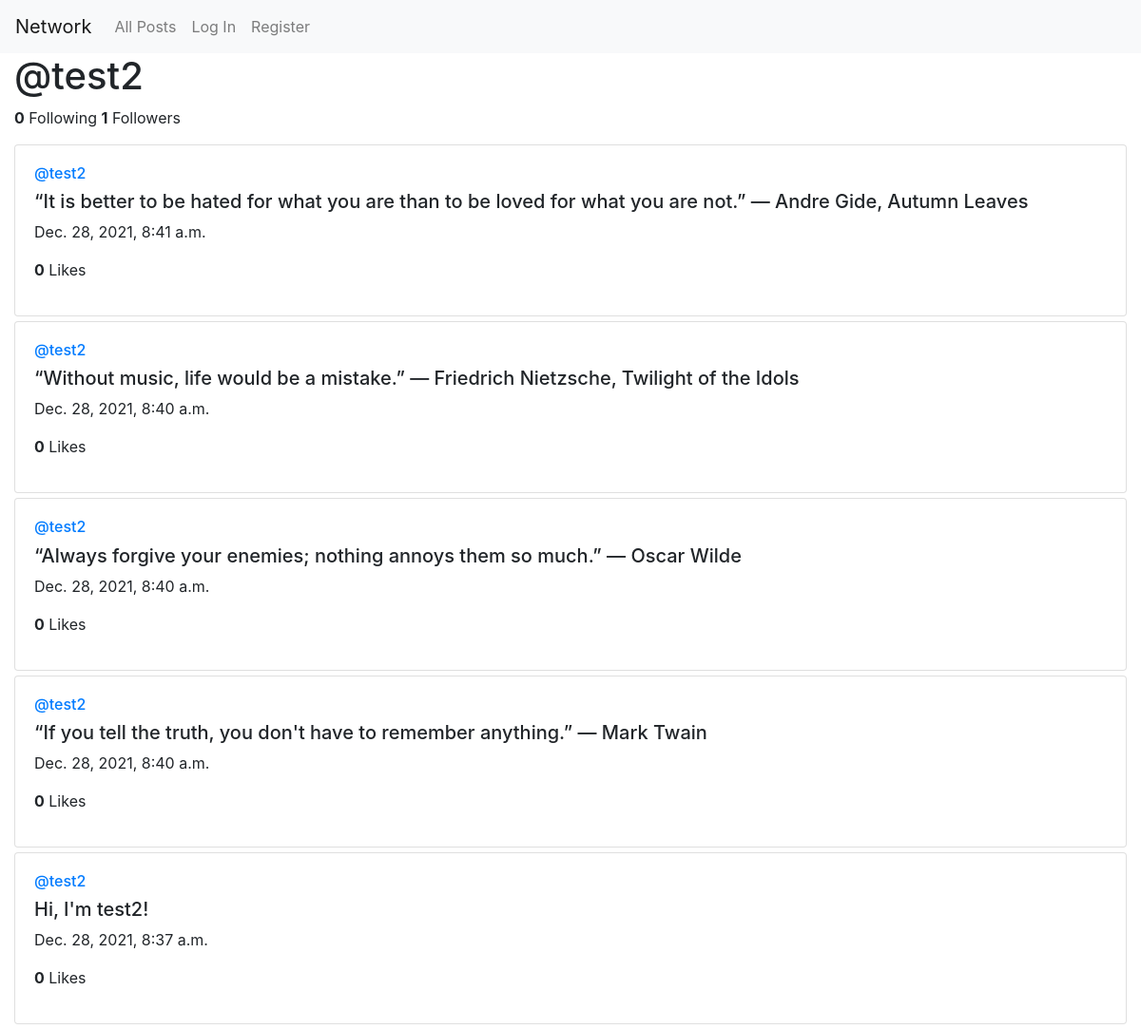
The app's page /test2 with its own data.
### network/models.py (models this page shows, shortened)
class User(AbstractUser):
    following = models.ManyToManyField("self", blank=True, symmetrical=False, related_name="followers")

class Post(models.Model):
    id = models.UUIDField(primary_key=True, default=uuid.uuid4, editable=False) # each post uniquely identified using UUID v4
    user = models.ForeignKey("User", on_delete=models.CASCADE, related_name="posts")
    text = models.TextField()
    created_at = models.DateTimeField(auto_now_add=True) # Automatically set the field to now when the post is created
    likes = models.ManyToManyField(User, blank=True, related_name="liked")

### network/views.py (the view, shortened to what this page needs)
# urls.py: path("<str:username>", views.profile_view , name="profile")
def profile_view(request, username):
    try:
        profile_user = User.objects.get(username=username)
        followers = profile_user.followers
        is_following, connected_user = None, None
        following_counter = profile_user.following.count()
        followers_counter = profile_user.followers.count()
        user_posts = Post.objects.filter(user=profile_user)
        user_posts = user_posts.order_by('-created_at')
        page_index = request.GET.get('page', 1) # Get the page index from the URL
        p = Paginator(user_posts, 10)
        try:
            c_page = p.page(page_index)
        except PageNotAnInteger:    # Get to the first page
            c_page = p.page(1)
        except EmptyPage:   # Get to the last existing page
            c_page = p.page(p.num_pages)
        return render(request, "network/profile.html", {
            "username": username,
            "following_counter": following_counter,
            "followers_counter": followers_counter,
            "c_page": c_page,
            "is_following": is_following,
            "c_user": connected_user
        })
    except:
        return error(request, "ERROR 404", "The requested page not found !")

### network/templates/network/profile.html (shortened to what this page needs)
{% extends "network/layout.html" %}
{% load static %}
{% block body %}
    <h1>@{{username}}</h1>
    <p><strong>{{following_counter}}</strong> Following <strong>{{followers_counter}}</strong> Followers</p>
    {% for post in c_page.object_list %}
    <div class="card" style="margin: 5px 0;">
        <div class="card-body">
            <a href="{% url 'profile' username=post.user.username %}"><h6>@{{ post.user }}</h6></a>
            <div class="post-content" data-pid="{{post.id}}">
                <h5 data-pid="{{post.id}}">{{ post.text }}</h5>
                <p>{{ post.created_at }}</p>
                {% if user.is_authenticated %}
                    <p data-pid="{{post.id}}" style="cursor:pointer;" onclick="likeUnlike(this)"><b>{{ post.likes.count }}</b> Likes</p>
                {% else %}
                    <p style="cursor:pointer;"><b>{{ post.likes.count }}</b> Likes</p>
                {% endif %}
            </div>
        </div>
    </div>
    {% endfor %}
{% endblock %}

### records on screen
User: username "test2"
Post: user "test2", text "“It is better to be hated for what you are than to be loved for what you are not.” ― Andre Gide, Autumn Leaves", created_at "Dec. 28, 2021, 8:41 a.m.", likes.count "0"
Post: user "test2", text "“Without music, life would be a mistake.” ― Friedrich Nietzsche, Twilight of the Idols", created_at "Dec. 28, 2021, 8:40 a.m.", likes.count "0"
Post: user "test2", text "“Always forgive your enemies; nothing annoys them so much.” ― Oscar Wilde", created_at "Dec. 28, 2021, 8:40 a.m.", likes.count "0"
Post: user "test2", text "“If you tell the truth, you don't have to remember anything.” ― Mark Twain", created_at "Dec. 28, 2021, 8:40 a.m.", likes.count "0"
Post: user "test2", text "Hi, I'm test2!", created_at "Dec. 28, 2021, 8:37 a.m.", likes.count "0"

### other values on screen
{{ following_counter }} "0"
{{ followers_counter }} "1"
